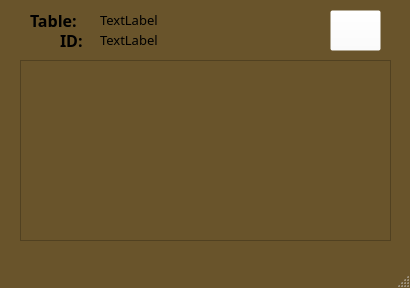
<?xml version="1.0" encoding="UTF-8"?>
<ui version="4.0">
 <class>MainWindow</class>
 <widget class="QMainWindow" name="MainWindow">
  <property name="geometry">
   <rect>
    <x>0</x>
    <y>0</y>
    <width>410</width>
    <height>288</height>
   </rect>
  </property>
  <property name="palette">
   <palette>
    <active>
     <colorrole role="Base">
      <brush brushstyle="SolidPattern">
       <color alpha="255">
        <red>255</red>
        <green>255</green>
        <blue>255</blue>
       </color>
      </brush>
     </colorrole>
     <colorrole role="Window">
      <brush brushstyle="SolidPattern">
       <color alpha="255">
        <red>105</red>
        <green>84</green>
        <blue>43</blue>
       </color>
      </brush>
     </colorrole>
    </active>
    <inactive>
     <colorrole role="Base">
      <brush brushstyle="SolidPattern">
       <color alpha="255">
        <red>255</red>
        <green>255</green>
        <blue>255</blue>
       </color>
      </brush>
     </colorrole>
     <colorrole role="Window">
      <brush brushstyle="SolidPattern">
       <color alpha="255">
        <red>105</red>
        <green>84</green>
        <blue>43</blue>
       </color>
      </brush>
     </colorrole>
    </inactive>
    <disabled>
     <colorrole role="Base">
      <brush brushstyle="SolidPattern">
       <color alpha="255">
        <red>105</red>
        <green>84</green>
        <blue>43</blue>
       </color>
      </brush>
     </colorrole>
     <colorrole role="Window">
      <brush brushstyle="SolidPattern">
       <color alpha="255">
        <red>105</red>
        <green>84</green>
        <blue>43</blue>
       </color>
      </brush>
     </colorrole>
    </disabled>
   </palette>
  </property>
  <property name="windowTitle">
   <string>Data Piece</string>
  </property>
  <widget class="QWidget" name="centralwidget">
   <widget class="QScrollArea" name="scrollArea">
    <property name="geometry">
     <rect>
      <x>20</x>
      <y>60</y>
      <width>371</width>
      <height>181</height>
     </rect>
    </property>
    <property name="widgetResizable">
     <bool>true</bool>
    </property>
    <widget class="QWidget" name="scrollAreaWidgetContents">
     <property name="geometry">
      <rect>
       <x>0</x>
       <y>0</y>
       <width>369</width>
       <height>179</height>
      </rect>
     </property>
     <layout class="QGridLayout" name="gridLayout_2"/>
    </widget>
   </widget>
   <widget class="QLabel" name="label">
    <property name="geometry">
     <rect>
      <x>30</x>
      <y>10</y>
      <width>61</width>
      <height>21</height>
     </rect>
    </property>
    <property name="font">
     <font>
      <family>Rockwell Extra Bold</family>
      <pointsize>12</pointsize>
      <weight>75</weight>
      <bold>true</bold>
     </font>
    </property>
    <property name="text">
     <string>Table:</string>
    </property>
   </widget>
   <widget class="QLabel" name="label_2">
    <property name="geometry">
     <rect>
      <x>60</x>
      <y>30</y>
      <width>31</width>
      <height>21</height>
     </rect>
    </property>
    <property name="font">
     <font>
      <family>Rockwell Extra Bold</family>
      <pointsize>12</pointsize>
      <weight>75</weight>
      <bold>true</bold>
     </font>
    </property>
    <property name="text">
     <string>ID:</string>
    </property>
   </widget>
   <widget class="QLabel" name="tableLabel">
    <property name="geometry">
     <rect>
      <x>100</x>
      <y>10</y>
      <width>211</width>
      <height>20</height>
     </rect>
    </property>
    <property name="font">
     <font>
      <family>Rockwell</family>
      <pointsize>10</pointsize>
     </font>
    </property>
    <property name="text">
     <string>TextLabel</string>
    </property>
   </widget>
   <widget class="QLabel" name="idLabel">
    <property name="geometry">
     <rect>
      <x>100</x>
      <y>30</y>
      <width>211</width>
      <height>20</height>
     </rect>
    </property>
    <property name="font">
     <font>
      <family>Rockwell</family>
      <pointsize>10</pointsize>
     </font>
    </property>
    <property name="text">
     <string>TextLabel</string>
    </property>
   </widget>
   <widget class="QPushButton" name="deleteBtn">
    <property name="geometry">
     <rect>
      <x>330</x>
      <y>10</y>
      <width>51</width>
      <height>41</height>
     </rect>
    </property>
    <property name="palette">
     <palette>
      <active>
       <colorrole role="Button">
        <brush brushstyle="SolidPattern">
         <color alpha="0">
          <red>255</red>
          <green>255</green>
          <blue>255</blue>
         </color>
        </brush>
       </colorrole>
       <colorrole role="Base">
        <brush brushstyle="SolidPattern">
         <color alpha="0">
          <red>255</red>
          <green>255</green>
          <blue>255</blue>
         </color>
        </brush>
       </colorrole>
       <colorrole role="Window">
        <brush brushstyle="SolidPattern">
         <color alpha="0">
          <red>255</red>
          <green>255</green>
          <blue>255</blue>
         </color>
        </brush>
       </colorrole>
      </active>
      <inactive>
       <colorrole role="Button">
        <brush brushstyle="SolidPattern">
         <color alpha="0">
          <red>255</red>
          <green>255</green>
          <blue>255</blue>
         </color>
        </brush>
       </colorrole>
       <colorrole role="Base">
        <brush brushstyle="SolidPattern">
         <color alpha="0">
          <red>255</red>
          <green>255</green>
          <blue>255</blue>
         </color>
        </brush>
       </colorrole>
       <colorrole role="Window">
        <brush brushstyle="SolidPattern">
         <color alpha="0">
          <red>255</red>
          <green>255</green>
          <blue>255</blue>
         </color>
        </brush>
       </colorrole>
      </inactive>
      <disabled>
       <colorrole role="Button">
        <brush brushstyle="SolidPattern">
         <color alpha="0">
          <red>255</red>
          <green>255</green>
          <blue>255</blue>
         </color>
        </brush>
       </colorrole>
       <colorrole role="Base">
        <brush brushstyle="SolidPattern">
         <color alpha="0">
          <red>255</red>
          <green>255</green>
          <blue>255</blue>
         </color>
        </brush>
       </colorrole>
       <colorrole role="Window">
        <brush brushstyle="SolidPattern">
         <color alpha="0">
          <red>255</red>
          <green>255</green>
          <blue>255</blue>
         </color>
        </brush>
       </colorrole>
      </disabled>
     </palette>
    </property>
    <property name="styleSheet">
     <string notr="true">background-color: rgba(255, 255, 255, 0);</string>
    </property>
    <property name="text">
     <string/>
    </property>
    <property name="icon">
     <iconset>
      <normaloff>../Images/Delete.png</normaloff>../Images/Delete.png</iconset>
    </property>
    <property name="iconSize">
     <size>
      <width>40</width>
      <height>40</height>
     </size>
    </property>
   </widget>
  </widget>
  <widget class="QMenuBar" name="menubar">
   <property name="geometry">
    <rect>
     <x>0</x>
     <y>0</y>
     <width>410</width>
     <height>21</height>
    </rect>
   </property>
  </widget>
  <widget class="QStatusBar" name="statusbar"/>
 </widget>
 <resources/>
 <connections/>
</ui>
